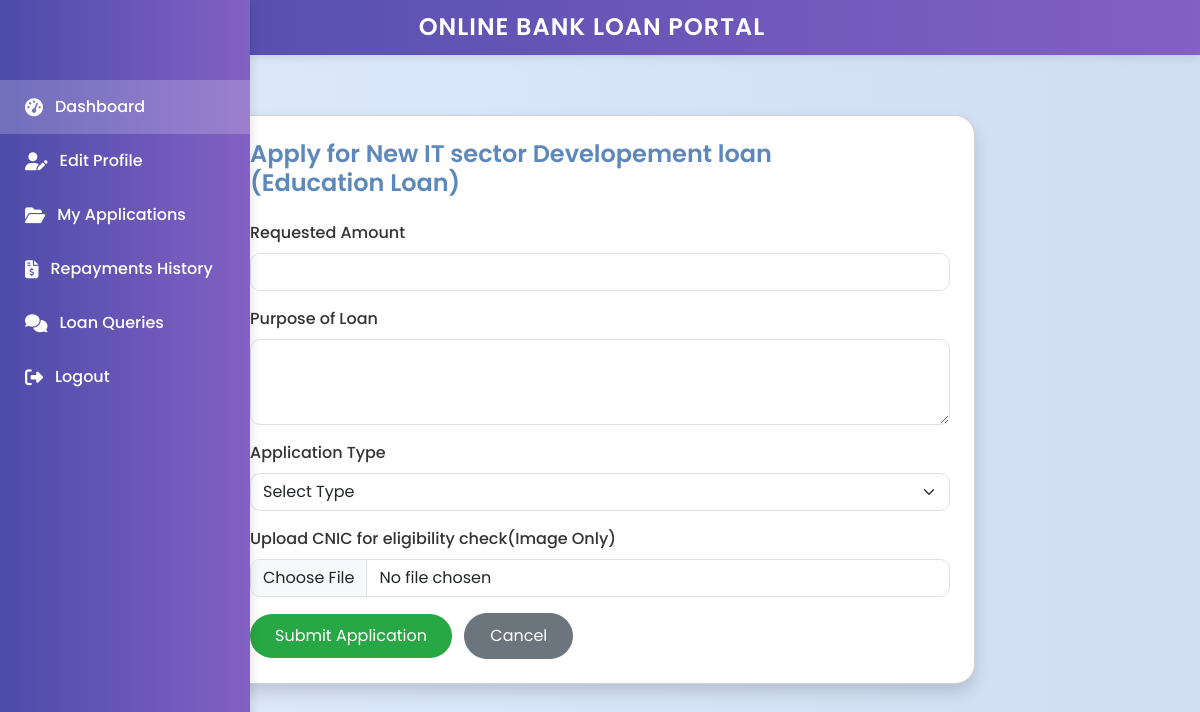
Screenshot of /Customer/apply-loan.php?id=5 with the database file from the repository.
### tables this page shows
CREATE TABLE `loan_types` (
  `id` int(11) NOT NULL,
  `name` varchar(100) NOT NULL,
  `loan_category` varchar(100) NOT NULL,
  `description` text DEFAULT NULL,
  `min_amount` decimal(10,2) NOT NULL,
  `max_amount` decimal(10,2) NOT NULL,
  `interest_rate` decimal(5,2) NOT NULL,
  `term_months` int(11) NOT NULL,
  `eligibility` text DEFAULT NULL,
  `created_at` timestamp NOT NULL DEFAULT current_timestamp()
);

### Customer/apply-loan.php (the view, shortened to what this page needs)
<?php
include '../dbconnection.php';
$stmt = $conn->prepare("SELECT * FROM loan_types WHERE id = ?");
$stmt->execute([$_GET['id']]);
$loan = $stmt->fetch(PDO::FETCH_ASSOC);
?>
<!DOCTYPE html>
<html lang="en">
<head>
  <link href="https://cdn.jsdelivr.net/npm/bootstrap@5.3.0/dist/css/bootstrap.min.css" rel="stylesheet">
  <link href="https://cdn.jsdelivr.net/npm/bootstrap-icons@1.10.5/font/bootstrap-icons.css" rel="stylesheet">
</head>
<body>
<?php include 'sidebar.php'; ?>
<div class="container">
  <div class="card shadow p-4">
    <h4 class="mb-4">
      Apply for <?= htmlspecialchars($loan['name']) ?>
      <br> (<?= htmlspecialchars($loan['loan_category']) ?>)
    </h4>
    <form action="" method="POST" enctype="multipart/form-data">
      <div class="mb-3">
        <label for="amount" class="form-label">Requested Amount</label>
        <input type="number" name="amount" id="amount" class="form-control" required>
      </div>
      <div class="mb-3">
        <label for="purpose" class="form-label">Purpose of Loan</label>
        <textarea name="purpose" id="purpose" class="form-control" rows="3" required></textarea>
      </div>
      <div class="mb-3">
        <label for="application_type" class="form-label">Application Type</label>
        <select name="application_type" id="application_type" class="form-select" required>
          <option value="">Select Type</option>
        </select>
      </div>
      <div class="mb-3">
        <label for="proof_file" class="form-label">Upload CNIC for eligibility check(Image Only)</label>
        <input type="file" name="proof_file" id="proof_file" class="form-control" accept=".jpg,.jpeg,.png" required>
      </div>
      <button type="submit" class="btn btn-success">Submit Application</button>
      <a href="customer-dashboard.php" class="btn btn-secondary ms-2">Cancel</a>
    </form>
  </div>
</div>
</body>
</html>

### Customer/apply-loan.php (style rules this page uses)
body { background: linear-gradient(to right, #e0eafc, #cfdef3); font-family: 'Segoe UI', sans-serif; }
.card { max-width: 750px; margin: 60px auto; border-radius: 20px; box-shadow: 0 10px 30px rgba(0,0,0,0.08); background-color: #fff; }
h4 { color: #5D88BB; font-weight: 600; }
.form-label { font-weight: 500; color: #333; }
.form-control, .form-select { border-radius: 10px; }
.btn-success { background-color: #28a745; border: none; border-radius: 30px; padding: 10px 25px; }
.btn-secondary { border-radius: 30px; padding: 10px 25px; }

### Customer/sidebar.php (style rules this page uses)
body { font-family: 'Poppins', sans-serif; }

### rows the page displays
loan_types: name "New IT sector Developement loan", loan_category "Education Loan"
